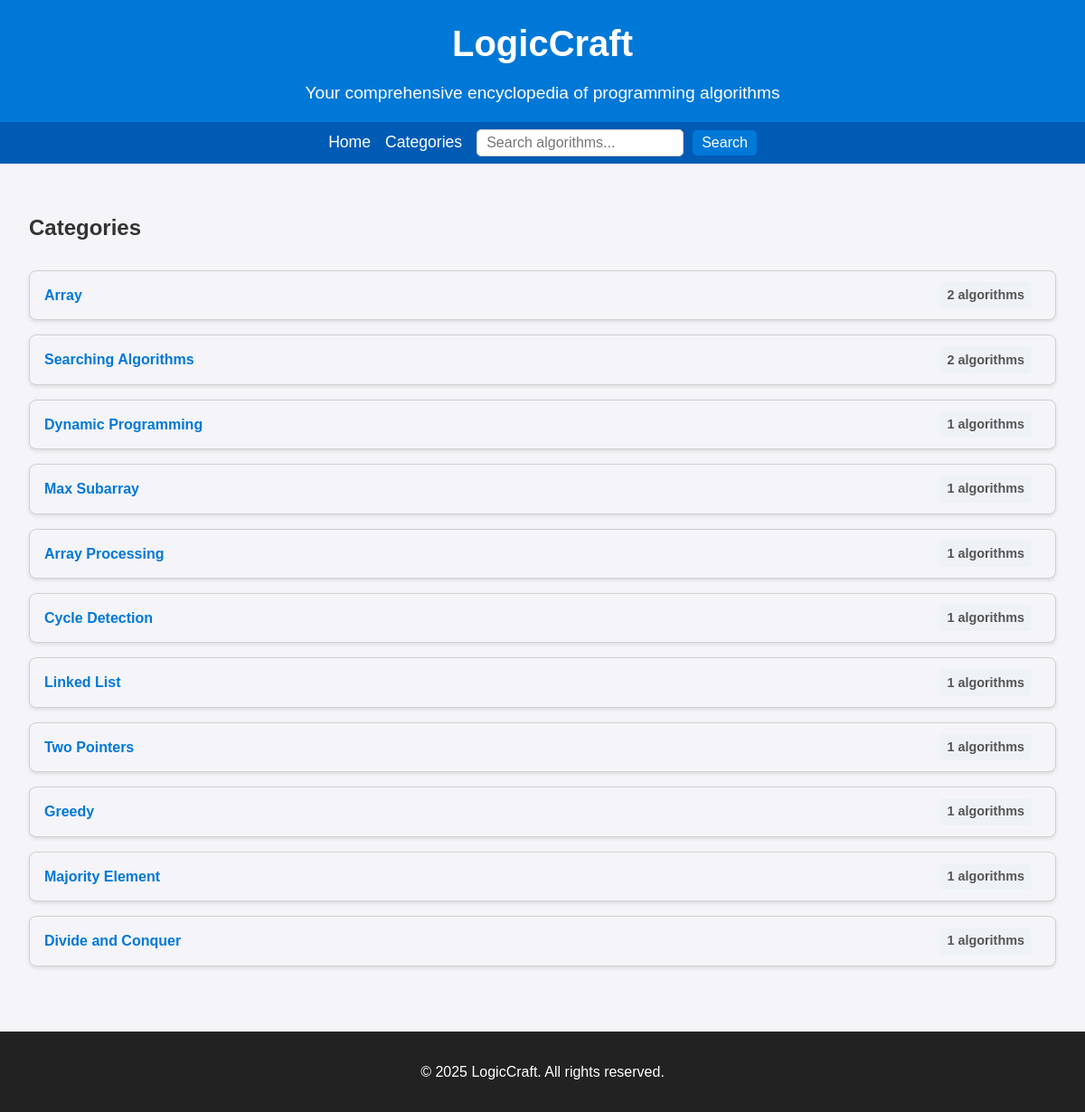
The page /categories on the database its author committed.
### library/models.py (models this page shows, shortened)
class Category(models.Model):
    name = models.CharField(max_length=100, unique=True)

### library/views.py (the view)
# urls.py: path('categories', views.CategoriesView.as_view(), name='categories'),
class CategoriesView(ListView):
    allow_empty = True
    context_object_name = 'categories'
    template_name = 'library/categories.html'
    def get_queryset(self):
        return Category.objects.annotate(algorithm_count=Count('algorithms')).order_by('-algorithm_count')

### library/templates/library/categories.html
{% extends 'index.html' %}
{% block content %}
<h2>Categories</h2>
<ul class="category-list">
    {% for category in categories %}
    <li>
        <a href="{% url 'library:home' %}?category={{ category.pk }}">{{ category.name }}
            <span class="algorithm-count">{{ category.algorithm_count }} algorithms</span>
        </a>
    </li>
    {% endfor %}
</ul>
{% endblock %}

### library/static/library/css/index.css (style rules this page uses)
body { font-family: Arial, sans-serif; line-height: 1.6; margin: 0; padding: 0; background-color: #f4f4f9; color: #333; }
.category-list { list-style: none; padding: 0; margin: 0; }
.category-list li { padding: 0.5rem 0; }
.category-list a { display: flex; justify-content: space-between; align-items: center; text-decoration: none; padding: 0.75rem 1rem; background-color: #f4f4f9; color: #0078d7; border: 1px solid #d1d1d1; border-radius: 0.5rem; font-size: 1rem; font-weight: bold; transition: background-color 0.3s, box-shadow 0.3s; box-shadow: 0 2px 4px rgba(0, 0, 0, 0.1); overflow: hidden; }
.algorithm-count { font-size: 0.9rem; color: #555; background-color: #eef2f7; padding: 0.2rem 0.5rem; border-radius: 0.25rem; margin-left: 10px; margin-right: 10px; white-space: nowrap; flex-shrink: 0; }

### rows shown on the page
Category: name "Array", algorithm_count "2"
Category: name "Searching Algorithms", algorithm_count "2"
Category: name "Dynamic Programming", algorithm_count "1"
Category: name "Max Subarray", algorithm_count "1"
Category: name "Array Processing", algorithm_count "1"
Category: name "Cycle Detection", algorithm_count "1"
Category: name "Linked List", algorithm_count "1"
Category: name "Two Pointers", algorithm_count "1"
Category: name "Greedy", algorithm_count "1"
Category: name "Majority Element", algorithm_count "1"
Category: name "Divide and Conquer", algorithm_count "1"
